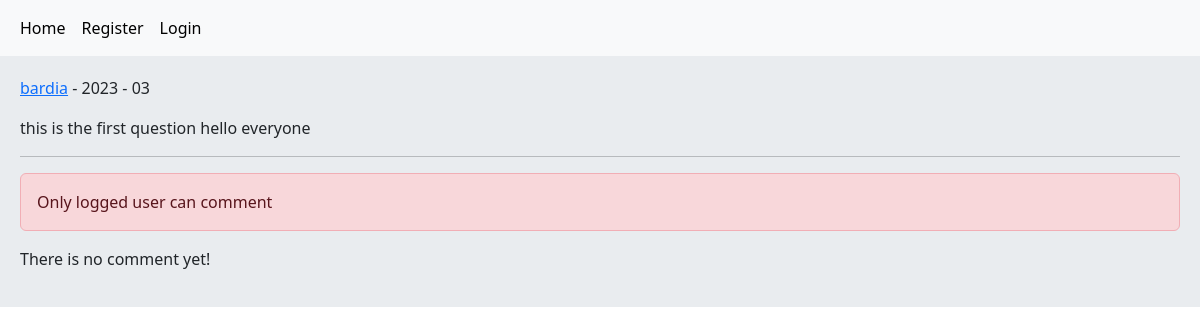
Screenshot of /post/1/this-is-the-first-question-hel/ with the database file from the repository.
### home/models.py (models this page shows, shortened)
class Post(models.Model):
    user = models.ForeignKey(User, on_delete=models.CASCADE, related_name='posts')
    body = models.TextField()
    slug = models.SlugField()
    created = models.DateTimeField(auto_now_add=True)
    updated = models.DateTimeField(auto_now=True)
    class Meta:
        ordering = ('-created',)

### home/views.py (the view, shortened to what this page needs)
# urls.py: path('post/<int:post_id>/<slug:post_slug>/', views.PostDetailView.as_view(), name='post_detail'),
class PostDetailView(View):
    form_class = CommentCreateForm
    def setup(self, request, *args, **kwargs):
        self.post_intance = get_object_or_404(Post, pk=kwargs['post_id'], slug=kwargs['post_slug'])
        return super().setup(request, *args, **kwargs)
    def get(self, request, *args, **kwargs):
        comments = self.post_intance.pcomments.filter(is_reply=False)
        return render(request, 'home/detail.html',
                      {'post': self.post_intance, 'comments': comments, 'form': self.form_class})

### home/templates/home/detail.html (shortened to what this page needs)
{% extends 'base.html' %}
{% block content %}
    <p><a href="{% url 'account:user_profile' post.user.id %}"> {{ post.user.username }}</a>
        - {{ post.updated|date:"Y - m" }}</p>
    <p>{{ post.body }}</p>
    <hr/>
    {% if request.user.is_authenticated %}
        <form action="" method="post">
        {% csrf_token %}
        {{ form.as_p }}
        <input type="submit" value="Send">
    {% else %}
        <p class="alert alert-danger"> Only logged user can comment</p>
    {% endif %}
{% for comment in comments %}
    <div class='card bg-dark text-white'>
        <p class="card-header">{{ comment.user }} | {{ comment.created|timesince }}</p>
        <p class="card-body">{{ comment.body }}</p>
    </div>
{% empty %}
    <p>There is no comment yet!</p>
{% endfor %}
{% endblock %}

### rows the page displays
Post: user.username "bardia", updated "2023 - 03", body "this is the first question hello everyone"
